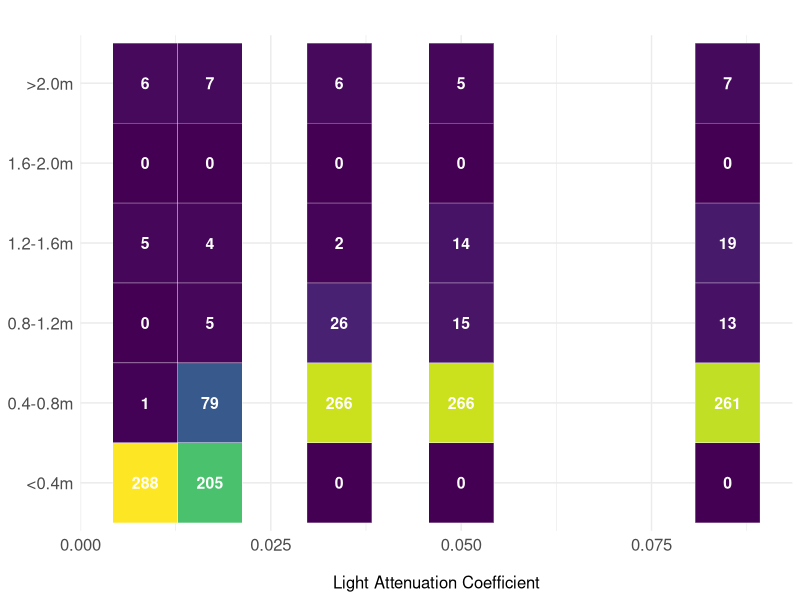

This figure's R source:
library(ggplot2)
library(reshape2)
library(viridis)
library(forcats)

# Create the data for light attenuation sensitivity analysis
data_exp2 <- data.frame(
  Zone1 = c(6, 7, 6, 5, 7),
  Zone2 = c(0, 0, 0, 0, 0),
  Zone3 = c(5, 4, 2, 14, 19),
  Zone4 = c(0, 5, 26, 15, 13),
  Zone5 = c(1, 79, 266, 266, 261),
  Zone6 = c(288, 205, 0, 0, 0)
)

# Add a column for the light attenuation coefficients
data_exp2$AttenuationCoefficient <- c(0.0085, 0.017, 0.034, 0.05, 0.085)

# Melt the data for heatmap
data_melt_exp2 <- melt(data_exp2, id.vars = "AttenuationCoefficient")

# Map zones to the new height categories
zone_labels <- c(
  "Zone1" = ">2.0m",
  "Zone2" = "1.6-2.0m",
  "Zone3" = "1.2-1.6m",
  "Zone4" = "0.8-1.2m",
  "Zone5" = "0.4-0.8m",
  "Zone6" = "<0.4m"
)

# Apply the new labels
data_melt_exp2$variable <- factor(data_melt_exp2$variable, 
                                  levels = names(zone_labels),  # Keep original order
                                  labels = zone_labels)         # Replace with new labels

# Reverse the order for the heatmap (so "<0.4m" is at the bottom)
data_melt_exp2$variable <- fct_rev(data_melt_exp2$variable)

# Create heatmap with numbers inside blocks
my_sens_heatmap <- ggplot(data_melt_exp2, aes(x = AttenuationCoefficient, y = variable, fill = value)) +
  geom_tile(color = "white") +
  geom_text(aes(label = value), size = 4, family = "sans", color = "white", fontface = "bold") +  # Add numbers inside blocks
  scale_fill_viridis(option = "D", direction = 1, name = "Number of Larvae") +
  labs(title = "",
       x = "Light Attenuation Coefficient", 
       y = NULL) +  # Updated axis labels
  theme_minimal() +
  theme(
    text = element_text(size = 12),  # Set text size to 20
    axis.title = element_text(size = 12, margin = margin(r = 40)),  # Axis titles
    axis.text = element_text(size = 12),   # Axis labels
    legend.title = element_text(size = 12),  # Legend title
    legend.text = element_text(size = 12),   # Legend text
    legend.position = "none",
    axis.title.x = element_text(margin = margin(t = 15), size = 12),
    axis.title.y = element_text(margin = margin(r = 15), size = 12)
  )


ggsave("D:/_Sarah/paperbackup/2025/Alife/Figures/exp2-sens.pdf", plot = my_sens_heatmap, width = 8, height = 6, dpi = 300, device = cairo_pdf)
